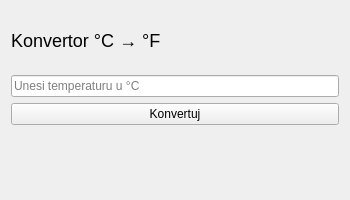
<?xml version="1.0" encoding="UTF-8"?>
<ui version="4.0">
 <class>TemperatureConverter</class>
 <widget class="QWidget" name="TemperatureConverter">
  <property name="geometry">
   <rect>
    <x>0</x>
    <y>0</y>
    <width>350</width>
    <height>200</height>
   </rect>
  </property>
  <property name="windowTitle">
   <string>Konvertor temperature</string>
  </property>

  <layout class="QVBoxLayout" name="verticalLayout">

   <item>
    <widget class="QLabel" name="labelTitle">
     <property name="text">
      <string>Konvertor °C → °F</string>
     </property>
     <property name="styleSheet">
      <string>font-size: 18px;</string>
     </property>
    </widget>
   </item>

   <item>
    <widget class="QLineEdit" name="lineEditCelsius">
     <property name="placeholderText">
      <string>Unesi temperaturu u °C</string>
     </property>
    </widget>
   </item>

   <item>
    <widget class="QPushButton" name="buttonConvert">
     <property name="text">
      <string>Konvertuj</string>
     </property>
    </widget>
   </item>

   <item>
    <widget class="QLabel" name="labelResult">
     <property name="text">
      <string/>
     </property>
     <property name="styleSheet">
      <string>font-size: 16px;</string>
     </property>
    </widget>
   </item>

  </layout>
 </widget>
 <resources/>
 <connections/>
</ui>
